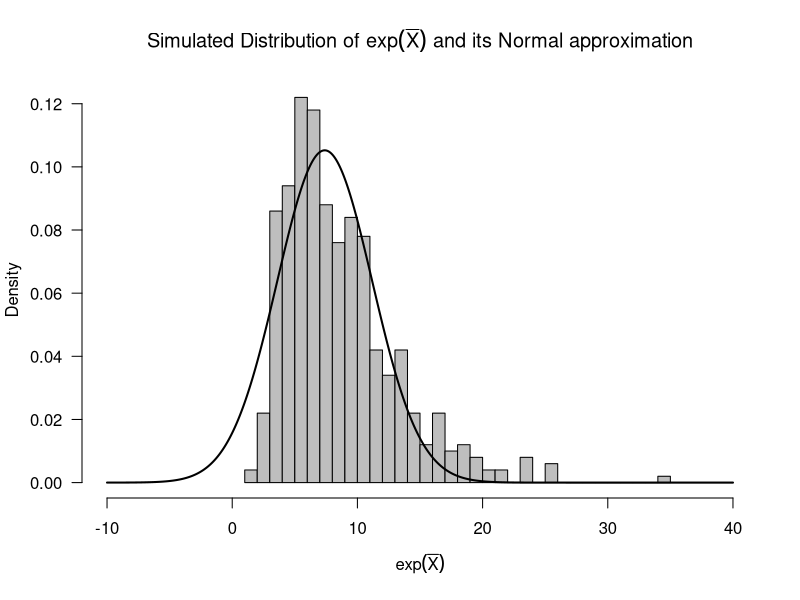
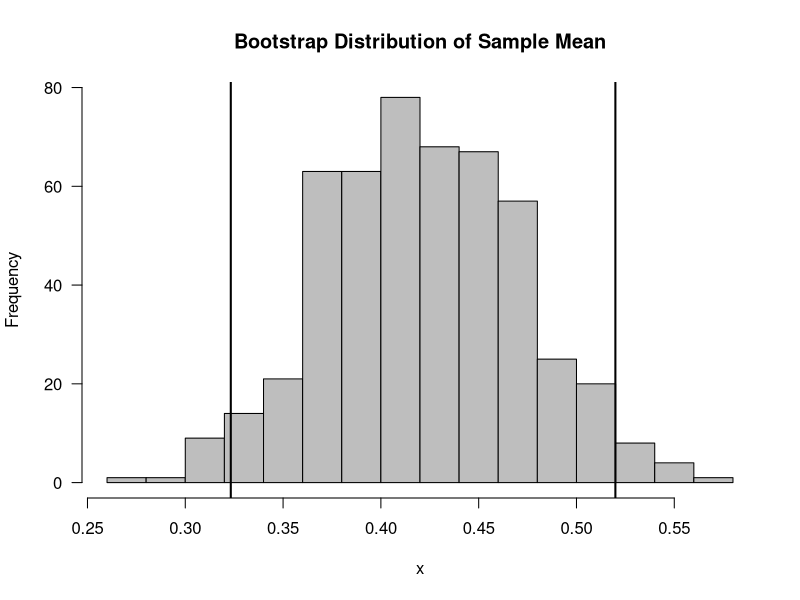
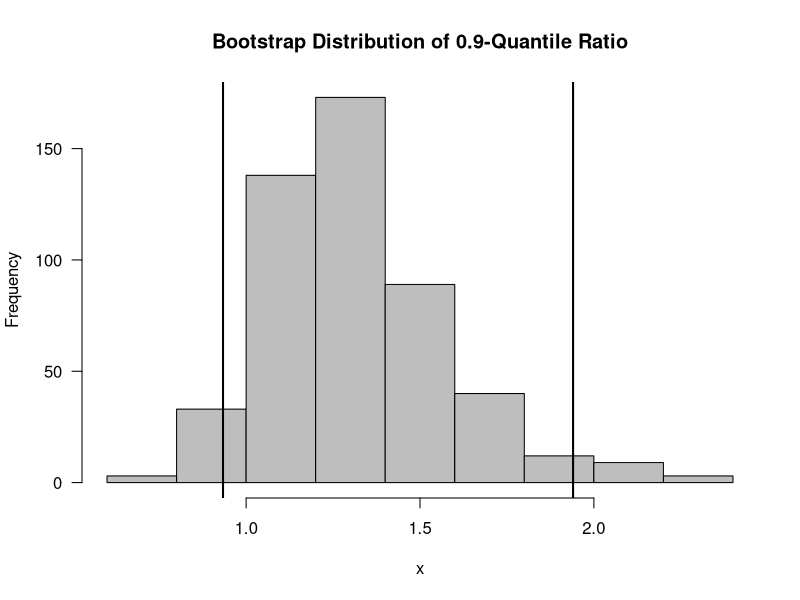

Write the R code that produced these figures, in order.
## ---- chunk 1

set.seed(5138)
R <- 500   ## number of bootstrap replications
ex <- rep(0, R)
ss <- 2
n <- 50
for(k in 1:R) {
   xx <- rlogis(n, location=2, scale=ss)
   ex[k] <- exp(mean(xx))  ## compute mean of bootstrap sample
}
tt <- seq(-10, 40, length.out=1000)
hist(ex, breaks="FD", las=1, col="grey", prob=TRUE,
     main=expression(paste("Simulated Distribution of ", exp(bar(X)), " and its Normal approximation")),
     xlab=expression(exp(bar(X))), xlim=c(-10, 40))
gg <- (exp(2)*ss*pi)/sqrt(3*n)
lines(tt, dnorm(tt, mean=exp(2), sd=gg), lwd=2)
## ---- chunk 2
set.seed(5618)
## ---- chunk 3
xx <- rexp(50, rate=2) ## data, sample of 50 exponential r.v.s with mean 1/2
R <- 500   ## number of bootstrap replications
boot.mean <- rep(0, R)
for(r in 1:R) {
   boot.samp <- sample(1:50, size=50, replace=TRUE)
   xx.boot <- xx[boot.samp]   ## this is the bootstrap sample
   boot.mean[r] <- mean(xx.boot)  ## this is the rth bootstrap replication
}
## ---- chunk 4
par.ci <- c(mean(xx) - 1.96*mean(xx)/sqrt(50), mean(xx) + 1.96*mean(xx)/sqrt(50))
boot.ci.sd <- c(mean(xx) - 1.96*sd(boot.mean), mean(xx) + 1.96*sd(boot.mean))
boot.ci.quant <- quantile(boot.mean, probs=c(.025, .975))
## ---- chunk 5
round(par.ci, 2)
## ---- chunk 6
round(boot.ci.sd, 2)
## ---- chunk 7
round(boot.ci.quant, 2)
## ---- chunk 8
hist(boot.mean, breaks="FD", main="Bootstrap Distribution of Sample Mean", 
     xlab="x", col="grey", las=1)
abline(v=boot.ci.quant[1], lwd=2)
abline(v=boot.ci.quant[2], lwd=2)
## ---- chunk 9
set.seed(5618)
## ---- chunk 10
n <- 100
m <- 100
xx <- rgamma(n, shape=2, rate=1.5) ## data, sample of 50 exponential r.v.s with mean 1/2
yy <- rgamma(m, shape=2, rate=2)
## ---- chunk 11
theta.hat1 <- quantile(xx, probs=0.9)
theta.hat2 <- quantile(yy, probs=0.9)
eta.hat <- theta.hat1/theta.hat2    ## estimate of quantile ratio

xdensity <- density(xx)
ydensity <- density(yy)
fx <- approxfun(xdensity$x, xdensity$y)(theta.hat1)
fy <- approxfun(ydensity$x, ydensity$y)(theta.hat2)

q1.se.sq <- (.9*.1)/(n*(fx*theta.hat2)^2)
q2.se.sq <- (.9*.1*theta.hat1*theta.hat1)/(n*fy*fy*((theta.hat2)^4))
std.err <- sqrt(q1.se.sq + q2.se.sq)
## ---- chunk 12
CI <- c(eta.hat - 1.96*std.err, eta.hat + 1.96*std.err)
round(CI, 2)
## ---- chunk 13
R <- 500
eta.boot <- numeric(R)

for(r in 1:R)
{
  boot.xx <- sample(xx, size=n, replace = TRUE)
  boot.yy <- sample(yy, size=m, replace = TRUE)
  thetahat.p1 <- quantile(boot.xx, probs=0.9)
  thetahat.p2 <- quantile(boot.yy, probs=0.9)
  eta.boot[r] <- thetahat.p1/thetahat.p2
}
## ---- chunk 14
eta.boot <- drop(eta.boot)
## ---- chunk 15
names(eta.boot) <- NULL
names(eta.hat) <- NULL
## ---- chunk 16
boot.ci.sd <- c(eta.hat - 1.96*sd(eta.boot), eta.hat + 1.96*sd(eta.boot))

round(boot.ci.sd, 2)
## ---- chunk 17
boot.ci.quant <- quantile(eta.boot, probs=c(.025, .975))
round(boot.ci.quant, 2)
## ---- chunk 18
hist(eta.boot, main="Bootstrap Distribution of 0.9-Quantile Ratio", 
     xlab="x", col="grey", las=1)
abline(v=boot.ci.quant[1], lwd=2)
abline(v=boot.ci.quant[2], lwd=2)
